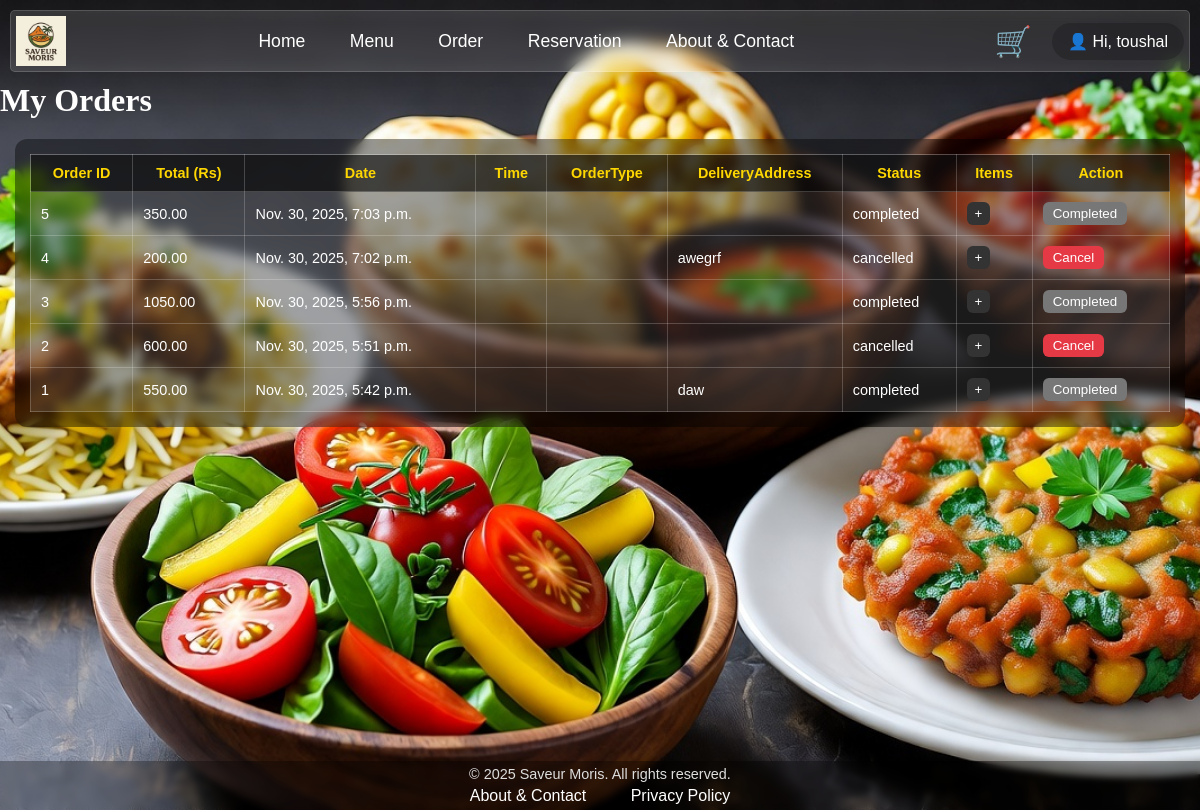
Page /my-orders/ (signed in) on the committed database.
### web_app/models.py (models this page shows, shortened)
class Users(AbstractUser):
    phone_no = models.CharField(max_length=20, blank=True, null=True)
    role = models.CharField(
        max_length=20,
        choices=[('admin', 'Admin'), ('customer', 'Customer')],
        default='customer'
    )

class Order(models.Model):
    orderID = models.AutoField(primary_key=True)
    customer = models.ForeignKey(Customer, on_delete=models.CASCADE)
    order_date = models.DateTimeField(auto_now_add=True)
    order_type = models.CharField(
        max_length=20,
        choices=[('delivery', 'Delivery'), ('pickup', 'Pickup'), ('dinein', 'Dine-In')],
        default='pickup'
    )
    deliveryaddress = models.CharField(max_length=255, blank=True, null=True)
    totalamount = models.DecimalField(max_digits=10, decimal_places=2)
    status = models.CharField(
        max_length=20,
        choices=[("pending", "Pending"), ("completed", "Completed"), ("cancelled", "Cancelled")],
        default="pending"
    )

### web_app/views.py (the view)
# urls.py: path('my-orders/', views.my_orders, name='my_orders'),
@login_required
def my_orders(request):
    customer = Customer.objects.get(user=request.user)
    orders = Order.objects.filter(customer=customer).order_by("-order_date")
    return render(request, "web_app/main_page/my_orders.html", {"orders": orders})

### web_app/templates/web_app/main_page/my_orders.html (shortened to what this page needs)
{% extends 'web_app/main_page/base.html' %}
{% load static %}
{% block extra_css %}
<link rel="stylesheet" type="text/css" href="{% static 'web_app/css/my_orders.css' %}">
{% endblock %}
{% block content %}
<h1>My Orders</h1>
<div class="table-container">
 <table class="orders-table">
  <thead>
    <tr>
      <th>Order ID</th>
      <th>Total (Rs)</th>
      <th>Date</th>
      <th>Time</th>
      <th>OrderType</th>
      <th>DeliveryAddress</th>
      <th>Status</th>
      <th>Items</th>
      <th>Action</th>
    </tr>
  </thead>
  <tbody>
    {% for order in orders %}
    <tr>
      <td>{{ order.orderID }}</td>
      <td>{{ order.totalamount }}</td>
      <td>{{ order.order_date }}</td>
      <td>{{ order.order_time }}</td>
      <td>{{ order.ordertype }}</td>
      <td>{{ order.deliveryaddress }}</td>
      <td>{{ order.status }}</td>
      <td>
        <button class="toggle-items-btn" onclick="toggleItems('{{ order.orderID }}')">+</button>
      </td>
      <td>
        {% if order.status != "completed" %}
         <form method="post" action="{% url 'cancel_order' order.orderID %}">
            <button type="submit" class="cancel-btn">Cancel</button>
         </form>
        {% else %}
             <button type="button" class="cancel-btn" disabled>Completed</button>
        {% endif %}
      </td>
    </tr>
    {% empty %}
    <tr>
      <td colspan="9">You have no orders yet.</td>
    </tr>
    {% endfor %}
  </tbody>
 </table>
</div>
{% endblock %}

### web_app/templates/web_app/components/navbar.html (shortened to what this page needs)
{% load static %}
<link rel="stylesheet" href="{% static 'web_app/css/navbar.css' %}">
<header>
    <nav class="navbar">
        <div class="logo">
            <a href="/">Saveur Moris</a>
        </div>
        <div class="mainNav">
            <ul>
                <li><a href="/">Home</a></li>
                <li><a href="/menu/">Menu</a></li>
                <li><a href="/order/">Order</a></li>
                <li><a href="/reservation/">Reservation</a></li>
                <li><a href="/about-contact/">About & Contact</a></li>
            </ul>
        </div>
        <div class="login-container">
            <div class="cart-wrapper">
                <button id="cart-toggle" class="cart-nav-btn">🛒</button>
            </div>
            {% if user.is_authenticated %}
                <div class="user-dropdown">
                    <span class="username">👤 Hi, {{ user.username }}</span>
                </div>
            {% else %}
                <a href="/login/" class="login-link">Log In</a>
            {% endif %}
        </div>
    </nav>
</header>

### web_app/static/web_app/css/my_orders.css (style rules this page uses)
h1 { font-family: "Playfair Display", serif; margin-bottom: 20px; }
.table-container { width: 95%; max-width: 1200px; margin: auto; max-height: 65vh; overflow-y: auto; background: rgba(0,0,0,0.4); backdrop-filter: blur(6px); padding: 15px; border-radius: 12px; }
.orders-table { width: 100%; border-collapse: collapse; background: rgba(255,255,255,0.1); }
.orders-table th, .orders-table td { padding: 10px; border: 1px solid rgba(255,255,255,0.2); font-size: 0.9rem; }
.orders-table th { background: rgba(0,0,0,0.6); color: #FFD700; }
.toggle-items-btn { padding: 4px 8px; background: #333; color: #fff; border: none; cursor: pointer; border-radius: 6px; }
.cancel-btn { padding: 4px 10px; background: #e63946; color: #fff; border: none; cursor: pointer; border-radius: 6px; }
.cancel-btn:disabled { background: #777; }

### web_app/static/web_app/css/navbar.css (style rules this page uses)
.navbar { display: flex; font-family: 'Gill Sans', 'Gill Sans MT', Calibri, 'Trebuchet MS', sans-serif; align-items: center; justify-content: space-between; background-color: rgba(255, 255, 255, 0.1); backdrop-filter: blur(8px); margin: 10px; border-radius: 5px; padding: 5px; position: sticky; top: 0; border: 1px solid rgba(255, 255, 255, 0.18); box-shadow: 0 8px 32px 0 rgba(0, 0, 0, 0.07), inset 0 0 20px rgba(255, 255, 255, 0.05); z-index: 1000; }
.logo a { color: white; font-size: 0; font-weight: 600; text-decoration: none; display: block; background-image: url("../images/logo.png"); background-size: contain; background-repeat: no-repeat; background-position: center; width: 50px; height: 50px; }
li { list-style: none; display: inline-block; }
.mainNav { flex-grow: 1; text-align: center; }
.mainNav a { color: white; font-size: 1.1em; text-decoration: none; padding: 0px 10px; margin: 0 10px; display: inline-block; transition: background-color 500ms, padding 500ms, border-radius 500ms; border-radius: 25px; }
.login-container { display: flex; align-items: center; gap: 12px; }
.user-dropdown { position: relative; display: inline-block; }
.username { color: white; background: rgba(0, 0, 0, 0.2); padding: 8px 15px; border-radius: 25px; cursor: pointer; border: 1px solid transparent; transition: background-color 0.3s, box-shadow 0.3s, transform 0.3s; font-weight: 500; display: inline-flex; align-items: center; gap: 6px; user-select: none; }
.cart-wrapper { position: relative; display: inline-block; }
.cart-nav-btn { font-size: 30px; color: white; background: transparent; border: none; cursor: pointer; padding: 2px 8px; transition: transform .2s ease; }

### web_app/templates/web_app/main_page/base.html (style rules this page uses)
* { text-decoration: none; margin: 0px; padding: 0px; }
body { min-height: 100vh; margin: 0; overflow: auto; font-family: Verdana, Geneva, Tahoma, sans-serif; color: white; }

### rows in the picture
Users: username "toushal"
Order: orderID "5", totalamount "350.00", order_date "Nov. 30, 2025, 7:03 p.m.", status "completed", shows "Completed"
Order: orderID "4", totalamount "200.00", order_date "Nov. 30, 2025, 7:02 p.m.", deliveryaddress "awegrf", status "cancelled", shows "Cancel"
Order: orderID "3", totalamount "1050.00", order_date "Nov. 30, 2025, 5:56 p.m.", status "completed", shows "Completed"
Order: orderID "2", totalamount "600.00", order_date "Nov. 30, 2025, 5:51 p.m.", status "cancelled", shows "Cancel"
Order: orderID "1", totalamount "550.00", order_date "Nov. 30, 2025, 5:42 p.m.", deliveryaddress "daw", status "completed", shows "Completed"
